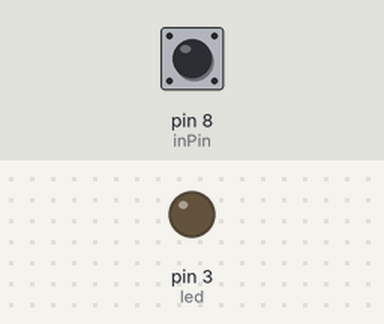
A sketch run on a simulated Arduino Uno, built with avr-gcc and run on an emulated ATmega328P. Parts: output pins drawn as LEDs (lit = HIGH). The test bench sets the inputs (shaded band); at power-on: pin 8 (inPin) HIGH.

Above: at 1.2 s.
1.3 s: pin 8 (inPin) pulled LOW for 0.15 s
At 1.37 s:
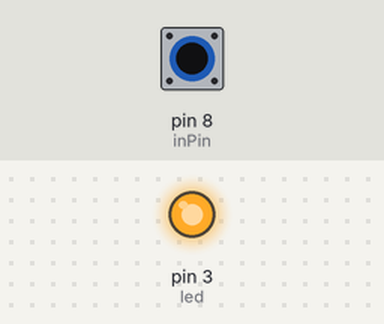
2.9 s: pin 8 (inPin) pulled LOW for 3.2 s
At 6.7 s:
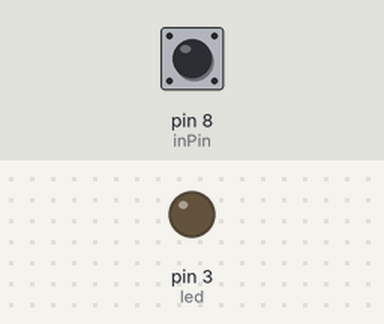
Timing chart, 0 to 8.2 s (numbered marks = the images above; inputs shaded):
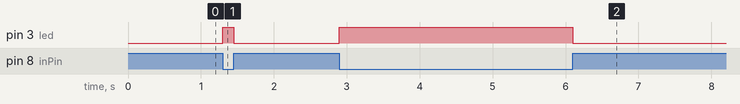

Measured:
- after the input at 1.3 s, pin 3 (led): LOW → HIGH at once, → LOW 0.15 s later
- after the input at 2.9 s, pin 3 (led): LOW → HIGH at once, → LOW 3.2 s later

The sketch:

botao-led.ino
```cpp
int led=3;
int inPin=8;
int val;
void setup() {
  Serial.begin(9600);
  pinMode(inPin,INPUT_PULLUP);
  pinMode(led,OUTPUT);


}

void loop() {
  // put your main code here, to run repeatedly:
  val=digitalRead(inPin);
  if(val==0){
    digitalWrite(led,HIGH);

  }
  else{
     digitalWrite(led,LOW);


  }

}
```
